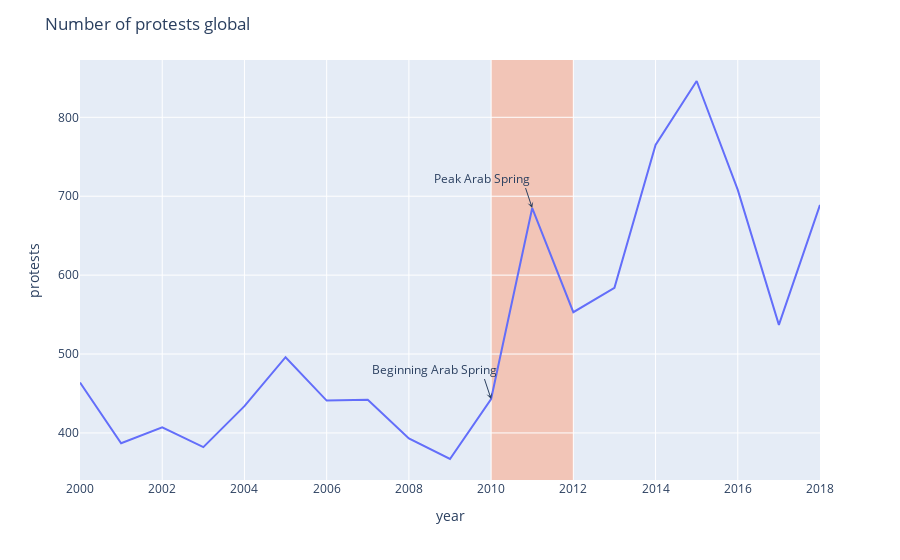

The cell this chart's notebook holds for it:
### Code cell
fig = px.line(protest_data, x="year", y="protests")

fig.add_annotation(x=2011, y=685,
            text="Peak Arab Spring                           ",
            showarrow=True,
            arrowhead=3)

fig.add_annotation(x=2010, y=443,
            text="Beginning Arab Spring                               ",
            showarrow=True,
            arrowhead=3)

fig.add_annotation(text=" ",
                    xref="paper", 
                    yref="paper", 
                    x=0.3, 
                    y=0.3, 
                    showarrow=False)

# Add shape regions
fig.add_vrect(
    x0="2010", x1="2012",
    fillcolor="LightSalmon", opacity=0.5,
    layer="below", line_width=0,
),


fig.update_layout(
    title_text="Number of protests global",
    coloraxis_colorbar={
        'title':'Protests'      
    }
)

fig.show()

### Figure 1 — Plotly figure (JSON) as saved in the notebook; plotly's stock layout.template omitted (floating-point values rounded to 4 significant figures)
{"data": [{"hovertemplate": "year=%{x}<br>protests=%{y}<extra></extra>", "legendgroup": "", "line": {"color": "#636efa", "dash": "solid"}, "mode": "lines", "name": "", "orientation": "v", "showlegend": false, "type": "scatter", "x": [2000, 2001, 2002, 2003, 2004, 2005, 2006, 2007, 2008, 2009, 2010, 2011, 2012, 2013, 2014, 2015, 2016, 2017, 2018], "xaxis": "x", "y": [464, 387, 407, 382, 434, 496, 441, 442, 393, 367, 443, 685, 553, 584, 765, 846, 708, 537, 689], "yaxis": "y"}], "layout": {"annotations": [{"arrowhead": 3, "showarrow": true, "text": "Peak Arab Spring                           ", "x": 2011, "y": 685}, {"arrowhead": 3, "showarrow": true, "text": "Beginning Arab Spring                               ", "x": 2010, "y": 443}, {"showarrow": false, "text": " ", "x": 0.3, "xref": "paper", "y": 0.3, "yref": "paper"}], "coloraxis": {"colorbar": {"title": {"text": "Protests"}}}, "legend": {"tracegroupgap": 0}, "margin": {"t": 60}, "shapes": [{"fillcolor": "LightSalmon", "layer": "below", "line": {"width": 0}, "opacity": 0.5, "type": "rect", "x0": "2010", "x1": "2012", "xref": "x", "y0": 0, "y1": 1, "yref": "y domain"}], "title": {"text": "Number of protests global"}, "xaxis": {"anchor": "y", "domain": [0, 1], "title": {"text": "year"}}, "yaxis": {"anchor": "x", "domain": [0, 1], "title": {"text": "protests"}}}}
